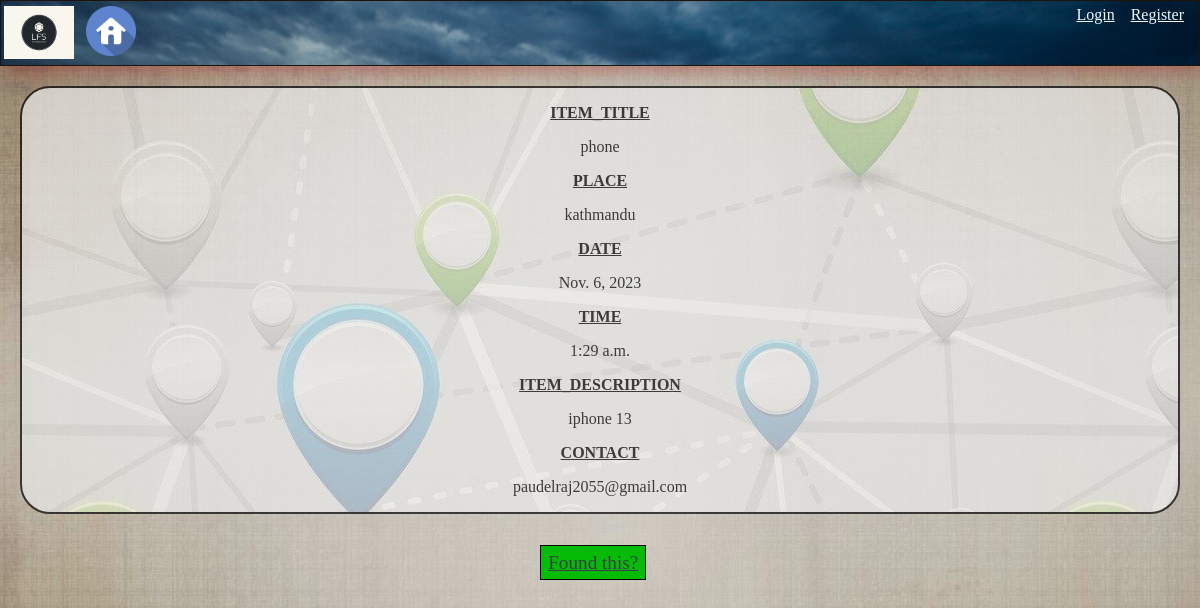
The app's page /profile/my_lost_things/active/1/ with its own data.
### lost/models.py (models this page shows, shortened)
class itemlost(models.Model):
    product_title = models.CharField(max_length=100)
    place = models.TextField(default='Lost this item near ..')
    date = models.DateField()
    time=models.TimeField()
    description = models.TextField()
    contactme = models.CharField(max_length=150,default='email')
    username=models.CharField(max_length=100,blank=True,default='NULL')

### users/views.py (the view)
# urls.py: path('profile/my_lost_things/active/<int:id>/',specific_post_view1,name='specific-post-view-l'),
def specific_post_view1(request,id):
    obj1=get_object_or_404(itemlost,id=id)
    return render(request,"specific_post_lost.html",{"data":obj1})

### templates/specific_post_lost.html (shortened to what this page needs)
{%include 'base.html'%}
{%include 'header.html'%}
{% load static %}
<div class="list1 common">
    <p><u><b>ITEM_TITLE</b></u></p>
    <p> {{data.product_title}}</p>
    <p><u><b>PLACE</b></u></p>
    <p>{{data.place}}</p>
    <p><u><b>DATE</b></u></p>
    <p>{{data.date}}</p>
    <p><u><b>TIME</b></u></p>
    <p>{{data.time}}</p>
    <p><u><b>ITEM_DESCRIPTION</b></u></p>
    <p>{{data.description}}</p>
    <p><u><b>CONTACT</b></u></p>
    <p>{{data.contactme}}</p>
</div>
<a href="delete/" class="smalllinks">Found this?</a>

### static/css/style.css (style rules this page uses)
body { margin:0px; padding:0px; background-color: whitesmoke ; background-size:100%; background-image: url("images/background_header.jpg"); }
.common { margin: 20px; text-align: center; font-family: serif; color: black; border: 2px solid black; opacity: 0.7; transition: box-shadow 0.4s; background-image: url("images/background2.jpg"); border-radius: 30px; cursor: pointer; }
a:link { color:#374049 ; }
.smalllinks { font-size: 120%; border: 1px solid black; padding: 0.5% 0.6%; margin-left: 45%; background-color: #06bb06; }

### records on screen
itemlost: product_title "phone", place "kathmandu", date "Nov. 6, 2023", time "1:29 a.m.", description "iphone 13", contactme "paudelraj2055@gmail.com"
